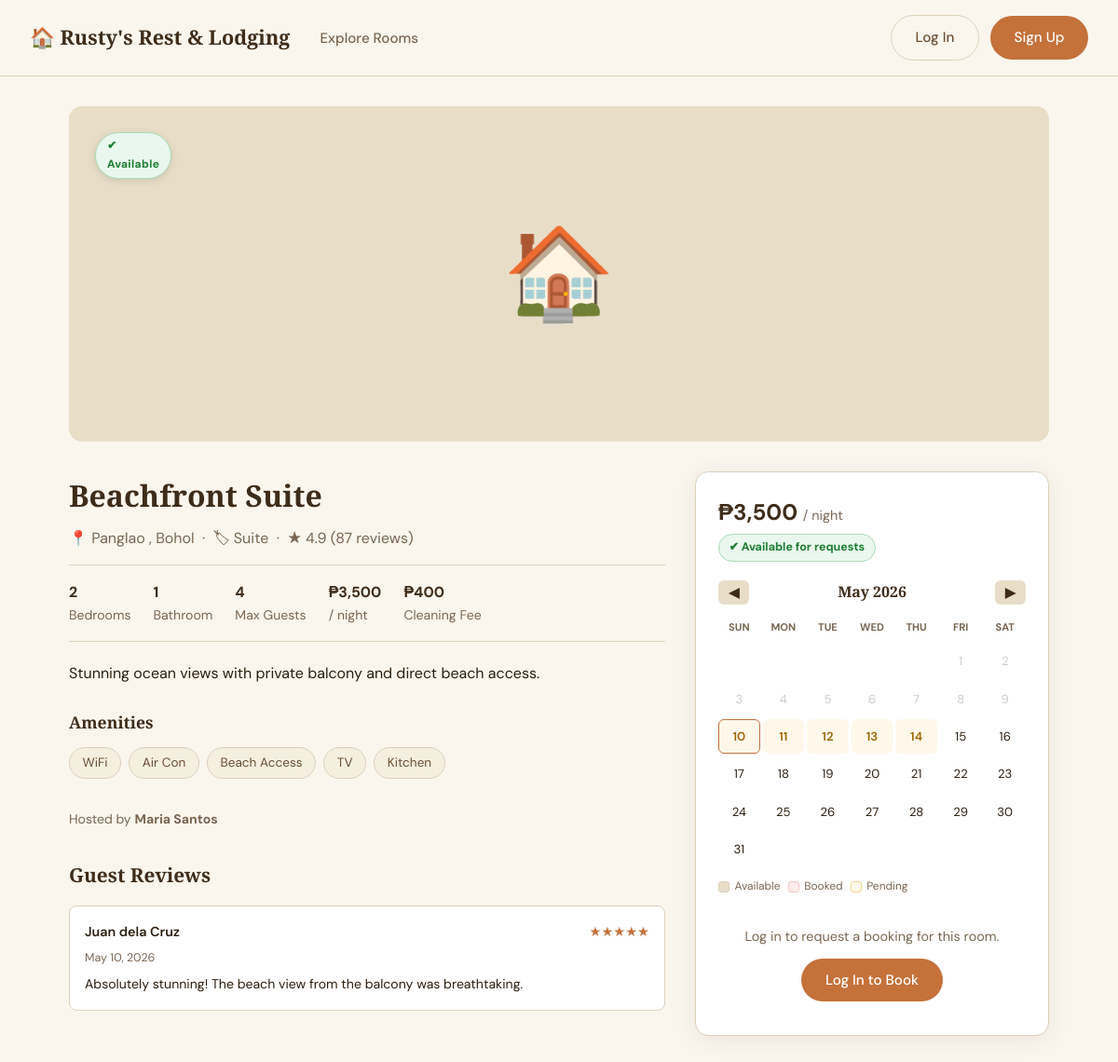
Page /room.php?id=1 on the earlier database version.
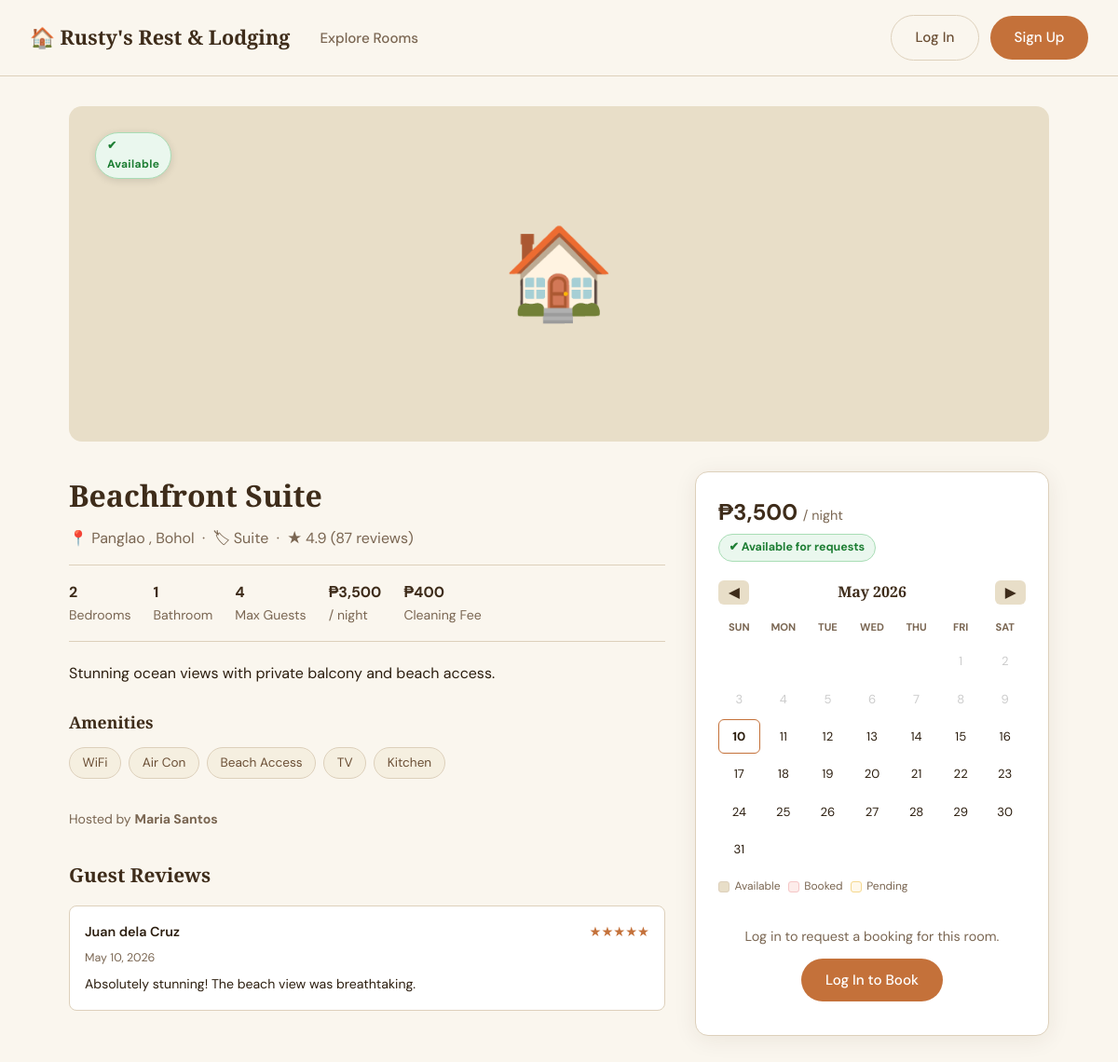
Same page on the later database version.
### tables this page shows
CREATE TABLE IF NOT EXISTS listings (
  id                INT UNSIGNED   AUTO_INCREMENT PRIMARY KEY,
  host_id           INT UNSIGNED   NOT NULL,
  title             VARCHAR(200)   NOT NULL,
  type              VARCHAR(50)    NOT NULL,
  description       TEXT           DEFAULT NULL,
  address           VARCHAR(255)   DEFAULT NULL,
  city              VARCHAR(100)   NOT NULL,
  province          VARCHAR(100)   DEFAULT NULL,
  bedrooms          TINYINT UNSIGNED NOT NULL DEFAULT 1,
  bathrooms         TINYINT UNSIGNED NOT NULL DEFAULT 1,
  max_guests        TINYINT UNSIGNED NOT NULL DEFAULT 2,
  price_per_night   DECIMAL(10,2)  NOT NULL,
  cleaning_fee      DECIMAL(10,2)  NOT NULL DEFAULT 0.00,
  security_deposit  DECIMAL(10,2)  NOT NULL DEFAULT 0.00,
  amenities         JSON           DEFAULT NULL,
  cover_photo       VARCHAR(255)   DEFAULT NULL,
  rating            DECIMAL(3,2)   NOT NULL DEFAULT 0.00,
  review_count      INT UNSIGNED   NOT NULL DEFAULT 0,
  available         TINYINT(1)     NOT NULL DEFAULT 1,
  created_at        DATETIME NOT NULL DEFAULT CURRENT_TIMESTAMP,
  updated_at        DATETIME NOT NULL DEFAULT CURRENT_TIMESTAMP ON UPDATE CURRENT_TIMESTAMP,
  CONSTRAINT fk_listing_host FOREIGN KEY (host_id) REFERENCES users(id) ON DELETE CASCADE
);

CREATE TABLE IF NOT EXISTS reviews (
  id          INT UNSIGNED  AUTO_INCREMENT PRIMARY KEY,
  listing_id  INT UNSIGNED  NOT NULL,
  user_id     INT UNSIGNED  NOT NULL,
  rating      TINYINT UNSIGNED NOT NULL,
  comment     TEXT          DEFAULT NULL,
  created_at  DATETIME NOT NULL DEFAULT CURRENT_TIMESTAMP,
  CONSTRAINT fk_review_listing FOREIGN KEY (listing_id) REFERENCES listings(id) ON DELETE CASCADE,
  CONSTRAINT fk_review_user    FOREIGN KEY (user_id)    REFERENCES users(id)    ON DELETE CASCADE
);

### db.php (called while the page is built, shortened)
<?php
function isLoggedIn(): bool {
    return !empty($_SESSION['user_id']);
}
function currentUser(): ?array {
    if (!isLoggedIn()) return null;
    return [
        'id'    => $_SESSION['user_id'],
        'name'  => $_SESSION['user_name']  ?? 'Guest',
        'email' => $_SESSION['user_email'] ?? '',
        'role'  => $_SESSION['user_role']  ?? 'guest',
    ];
}

### room.php (the view, shortened to what this page needs)
<?php
require_once 'db.php';
$user      = currentUser();
$listingId = cleanInt($_GET['id'] ?? 0);
try {
    $db   = getDB();
    $stmt = $db->prepare("
        SELECT l.*,
               CONCAT(u.first_name,' ',u.last_name) AS host_name,
               u.email AS host_email
        FROM listings l
        JOIN users u ON u.id = l.host_id
        WHERE l.id = ? LIMIT 1
    ");
    $stmt->execute([$listingId]);
    $room = $stmt->fetch();
    $amenities = json_decode($room['amenities'] ?? '[]', true) ?: [];
    $revStmt = $db->prepare("
        SELECT r.rating, r.comment, r.created_at,
               CONCAT(u.first_name,' ',u.last_name) AS reviewer
        FROM reviews r JOIN users u ON u.id = r.user_id
        WHERE r.listing_id = ?
        ORDER BY r.created_at DESC LIMIT 10
    ");
    $revStmt->execute([$listingId]);
    $reviews = $revStmt->fetchAll();
} catch (PDOException $e) {
    header('Location: listings.php');
    exit;
}
$isHost  = $user && $user['id'] == $room['host_id'];
$isGuest = $user && !$isHost;
?>
<!DOCTYPE html>
<html lang="en">
<head>
  <link rel="stylesheet" href="style.css">
</head>
<body>
<?php include 'navbar.php'; ?>
<div class="room-page">
  <div class="room-hero">
    <?php if (!empty($room['cover_photo'])): ?>
      <img src="<?= htmlspecialchars($room['cover_photo']) ?>"
           alt="<?= htmlspecialchars($room['title']) ?>">
    <?php else: ?>
      🏠
    <?php endif; ?>
    <div style="position:absolute;top:1rem;left:1rem">
      <?php if ($room['available']): ?>
        <span class="avail-badge avail-yes">✔ Available</span>
      <?php else: ?>
        <span class="avail-badge avail-no">✘ Not Available</span>
      <?php endif; ?>
    </div>
  </div>
  <div class="room-layout">
    <div class="room-info">
      <h1 class="room-title"><?= htmlspecialchars($room['title']) ?></h1>
      <div class="room-location">
        📍 <?= htmlspecialchars($room['city']) ?>
        <?php if ($room['province']): ?>, <?= htmlspecialchars($room['province']) ?><?php endif; ?>
        &nbsp;·&nbsp; 🏷 <?= htmlspecialchars($room['type']) ?>
        &nbsp;·&nbsp; ★ <?= number_format($room['rating'], 1) ?>
        (<?= $room['review_count'] ?> reviews)
      </div>
      <div class="room-specs">
        <div class="room-spec"><strong><?= $room['bedrooms'] ?></strong><span>Bedroom<?= $room['bedrooms']>1?'s':'' ?></span></div>
        <div class="room-spec"><strong><?= $room['bathrooms'] ?></strong><span>Bathroom<?= $room['bathrooms']>1?'s':'' ?></span></div>
        <div class="room-spec"><strong><?= $room['max_guests'] ?></strong><span>Max Guests</span></div>
        <div class="room-spec"><strong>₱<?= number_format($room['price_per_night']) ?></strong><span>/ night</span></div>
        <?php if ($room['cleaning_fee'] > 0): ?>
          <div class="room-spec"><strong>₱<?= number_format($room['cleaning_fee']) ?></strong><span>Cleaning Fee</span></div>
        <?php endif; ?>
      </div>
      <?php if ($room['description']): ?>
        <p class="room-desc"><?= nl2br(htmlspecialchars($room['description'])) ?></p>
      <?php endif; ?>
      <?php if ($amenities): ?>
        <h3 style="font-size:1.1rem;margin-bottom:.75rem">Amenities</h3>
        <div class="amenity-list">
          <?php foreach ($amenities as $a): ?>
            <span class="amenity-pill"><?= htmlspecialchars($a) ?></span>
          <?php endforeach; ?>
        </div>
      <?php endif; ?>
      <p style="color:var(--text-muted);font-size:.88rem">
        Hosted by <strong><?= htmlspecialchars($room['host_name']) ?></strong>
      </p>
      <?php if ($reviews): ?>
      <div class="reviews-section" style="margin-top:2rem">
        <h3>Guest Reviews</h3>
        <?php foreach ($reviews as $r): ?>
          <div class="review-card">
            <div class="review-header">
              <span class="review-name"><?= htmlspecialchars($r['reviewer']) ?></span>
              <span class="review-stars"><?= str_repeat('★', $r['rating']) ?><?= str_repeat('☆', 5-$r['rating']) ?></span>
            </div>
            <div class="review-date"><?= date('M j, Y', strtotime($r['created_at'])) ?></div>
            <?php if ($r['comment']): ?>
              <p class="review-text" style="margin-top:.4rem"><?= htmlspecialchars($r['comment']) ?></p>
            <?php endif; ?>
          </div>
        <?php endforeach; ?>
      </div>
      <?php endif; ?>
    </div>
    <div class="booking-sidebar">
      <div class="sidebar-price">
        ₱<?= number_format($room['price_per_night']) ?>
        <span>/ night</span>
      </div>
      <div class="sidebar-avail">
        <?php if ($room['available']): ?>
          <span class="avail-badge-inline avail-yes">✔ Available for requests</span>
        <?php else: ?>
          <span class="avail-badge-inline avail-no">✘ Not accepting bookings</span>
        <?php endif; ?>
      </div>
      <div class="cal-wrap">
        <div class="cal-header">
          <button class="cal-nav" id="calPrev">◀</button>
          <h4 id="calMonthLabel"></h4>
          <button class="cal-nav" id="calNext">▶</button>
        </div>
        <div class="cal-grid" id="calGrid">
        </div>
        <div class="cal-legend">
          <div class="leg-item"><div class="leg-dot leg-avail"></div> Available</div>
          <div class="leg-item"><div class="leg-dot leg-approved"></div> Booked</div>
          <div class="leg-item"><div class="leg-dot leg-pending"></div> Pending</div>
        </div>
      </div>
      <?php if ($isGuest && $room['available']): ?>
      <div id="avail-banner" class="avail-banner"></div>
      <form id="bookingForm">
        <?= csrfField() ?>
        <input type="hidden" name="action"     value="create_booking">
        <input type="hidden" name="listing_id" value="<?= $room['id'] ?>">
        <input type="hidden" name="check_in"   id="f-checkin">
        <input type="hidden" name="check_out"  id="f-checkout">
        <div class="form-group" style="margin-bottom:.75rem">
          <label>Selected Dates</label>
          <div id="selected-dates-display" style="padding:.65rem 1rem;background:var(--beige);
               border-radius:var(--radius-sm);font-size:.88rem;color:var(--text-muted)">
            Click the calendar to pick check-in → check-out
          </div>
        </div>
        <div class="form-group">
          <label>Guests</label>
          <select name="guests" id="f-guests">
            <?php for ($i=1;$i<=$room['max_guests'];$i++): ?>
              <option value="<?= $i ?>"><?= $i ?> Guest<?= $i>1?'s':'' ?></option>
            <?php endfor; ?>
          </select>
        </div>
        <div class="form-group">
          <label>Payment Method</label>
          <select name="payment_method">
            <option value="GCash">GCash</option>
            <option value="Card">Credit / Debit Card</option>
            <option value="Cash">Cash on Arrival</option>
          </select>
        </div>
        <div class="form-group">
          <label>Special Requests</label>
          <textarea name="special_requests" rows="2"
                    placeholder="Early check-in, extra pillows…"></textarea>
        </div>
        <div class="price-breakdown" id="price-breakdown" style="display:none">
          <div class="price-line">
            <span id="pb-rate">Rate</span><span id="pb-rate-val"></span>
          </div>
          <div class="price-line">
            <span>Cleaning Fee</span>
            <span>₱<?= number_format($room['cleaning_fee']) ?></span>
          </div>
          <div class="price-line total">
            <strong>Total</strong><strong id="pb-total"></strong>
          </div>
        </div>
        <button type="submit" class="btn-primary w-full" id="bookBtn"
                style="margin-top:.75rem" disabled>
          Select Dates First
        </button>
      </form>
      <?php elseif (!$user): ?>
      <div style="text-align:center;padding:.75rem 0">
        <p style="color:var(--text-muted);margin-bottom:.75rem;font-size:.9rem">
          Log in to request a booking for this room.
        </p>
        <a href="login.php?redirect=room.php%3Fid=<?= $room['id'] ?>" class="btn-primary">
          Log In to Book
        </a>
      </div>
      <?php endif; ?>
    </div>
  </div>
</div>
</body>
</html>

### navbar.php (shortened to what this page needs)
<?php
if (!isset($user)) $user = currentUser();
$cur = basename($_SERVER['PHP_SELF']);
?>
<nav class="navbar">
  <div class="nav-inner">
    <a href="index.php" class="logo">🏠 Rusty's Rest &amp; Lodging</a>
    <ul class="nav-links">
      <li><a href="listings.php" <?= $cur==='listings.php'?'class="active"':'' ?>>Explore Rooms</a></li>
    </ul>
    <div class="nav-auth">
      <?php if ($user): ?>
        <span class="user-pill">👤 <?= htmlspecialchars($user['name']) ?></span>
        <a href="logout.php" class="btn-ghost">Log Out</a>
      <?php else: ?>
        <a href="login.php"    class="btn-ghost">Log In</a>
        <a href="register.php" class="btn-primary">Sign Up</a>
      <?php endif; ?>
    </div>
  </div>
</nav>

### style.css (style rules this page uses)
:root { --beige: #F5EFE0; --beige-light: #FAF6EE; --beige-dark: #E8DEC8; --cream: #FDF9F3; --brown: #6B4F35; --brown-light: #9B7558; --brown-dark: #3E2C1A; --accent: #C4713A; --accent-hover: #A85E2B; --text: #2C1E0F; --text-muted: #7A6652; --border: #DDD0BB; --white: #FFFFFF; --shadow: 0 4px 24px rgba(60,35,10,.08); --shadow-lg: 0 12px 40px rgba(60,35,10,.14); --radius: 14px; --radius-sm: 8px; --t: .2s ease; --avail-yes-bg: #eaf7ee; --avail-yes-text: #1e7e34; --avail-yes-border:#a8ddb5; --avail-no-bg: #fdecea; --avail-no-text: #a61c00; --avail-no-border:#f5c6c6; }
*,*::before,*::after { box-sizing:border-box;margin:0;padding:0 }
html { scroll-behavior:smooth }
body { font-family:'DM Sans',sans-serif;background:var(--beige-light);color:var(--text);line-height:1.6 }
h1,h2,h3,h4 { font-family:'Playfair Display',serif;color:var(--brown-dark) }
a { color:var(--accent);text-decoration:none;transition:color var(--t) }
.btn-primary { display:inline-block;padding:.7rem 1.6rem;background:var(--accent); color:var(--white);border:none;border-radius:50px;font-weight:500; cursor:pointer;transition:background var(--t),transform var(--t),box-shadow var(--t); font-family:'DM Sans',sans-serif;font-size:.95rem }
.btn-ghost { display:inline-block;padding:.7rem 1.6rem;background:transparent; color:var(--brown);border:1.5px solid var(--border);border-radius:50px; font-weight:500;cursor:pointer;transition:all var(--t); font-family:'DM Sans',sans-serif;font-size:.95rem }
.navbar { position:sticky;top:0;z-index:100; background:rgba(250,246,238,.96);backdrop-filter:blur(10px); border-bottom:1px solid var(--border) }
.nav-inner { max-width:1200px;margin:0 auto;padding:1rem 2rem; display:flex;align-items:center;gap:2rem }
.logo { font-family:'Playfair Display',serif;font-size:1.35rem;font-weight:700; color:var(--brown-dark);white-space:nowrap }
.nav-links { list-style:none;display:flex;gap:1.5rem;flex:1 }
.nav-links a { color:var(--text-muted);font-weight:500;font-size:.95rem;transition:color var(--t) }
.nav-auth { display:flex;align-items:center;gap:.75rem;margin-left:auto }
.avail-badge { position:absolute;top:.75rem;left:.75rem; display:inline-flex;align-items:center;gap:.3rem; padding:.3rem .75rem;border-radius:50px; font-size:.75rem;font-weight:700;letter-spacing:.03em; border:1.5px solid transparent; box-shadow:0 2px 8px rgba(0,0,0,.12); pointer-events:none;z-index:2 }
.avail-yes { background:var(--avail-yes-bg);color:var(--avail-yes-text); border-color:var(--avail-yes-border) }
.avail-badge-inline { display:inline-flex;align-items:center;gap:.3rem; padding:.25rem .65rem;border-radius:50px; font-size:.78rem;font-weight:700;border:1.5px solid transparent }
.avail-badge-inline.avail-yes { background:var(--avail-yes-bg);color:var(--avail-yes-text);border-color:var(--avail-yes-border) }

Differences in the rows shown:
changed listings "Beachfront Suite": description "Stunning ocean views with private balcony and direct beach access." → "Stunning ocean views with private balcony and beach access."
changed reviews: comment "Absolutely stunning! The beach view from the balcony was breathtaking." → "Absolutely stunning! The beach view was breathtaking."
